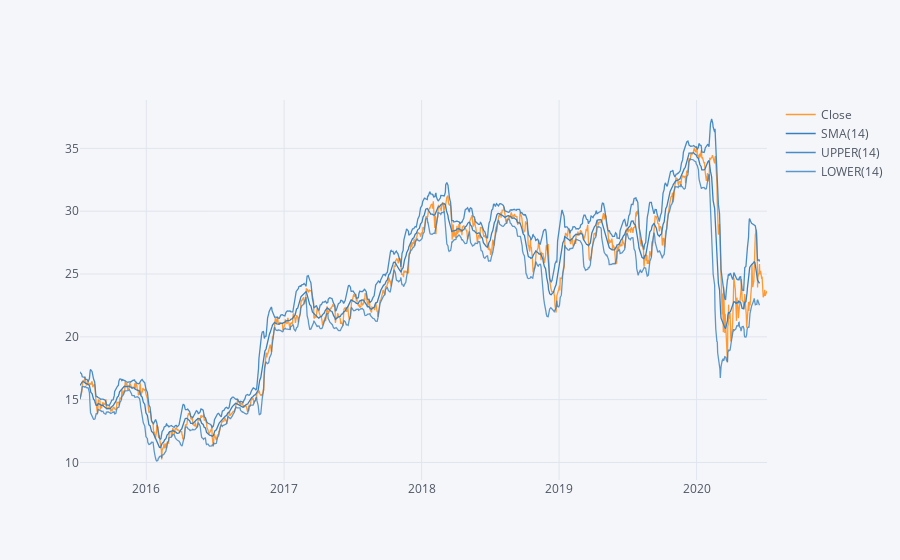

This figure's notebook cell:
### Markdown cell above
**Use .ta_plot(study='boll') to create a Bollinger Band Plot for Bank of America for the year 2015.**

### Code cell
BAC['Close'].ta_plot(study='boll')

### Figure 1 — Plotly figure (JSON) as saved in the notebook; plotly's stock layout.template omitted (floating-point values rounded to 4 significant figures; data arrays with more than 128 entries replaced by an {"elided": "..."} marker saying what was removed)
{"data": [{"line": {"color": "rgba(255, 153, 51, 1.0)", "dash": "solid", "shape": "linear", "width": 1.3}, "mode": "lines", "name": "Close", "text": "", "type": "scatter", "x": {"elided": "1257 str values"}, "y": {"elided": "1257 float values"}}, {"line": {"color": "rgba(55, 128, 191, 1.0)", "dash": "solid", "shape": "linear", "width": 1.3}, "mode": "lines", "name": "SMA(14)", "text": "", "type": "scatter", "x": {"elided": "1257 str values"}, "y": {"elided": "1257 mixed values"}}, {"line": {"color": "rgba(55, 128, 191, 0.8999999999999999)", "dash": "solid", "shape": "linear", "width": 1.3}, "mode": "lines", "name": "UPPER(14)", "text": "", "type": "scatter", "x": {"elided": "1257 str values"}, "y": {"elided": "1257 mixed values"}}, {"line": {"color": "rgba(55, 128, 191, 0.7999999999999998)", "dash": "solid", "shape": "linear", "width": 1.3}, "mode": "lines", "name": "LOWER(14)", "text": "", "type": "scatter", "x": {"elided": "1257 str values"}, "y": {"elided": "1257 mixed values"}}], "layout": {"legend": {"bgcolor": "#F5F6F9", "font": {"color": "#4D5663"}}, "paper_bgcolor": "#F5F6F9", "plot_bgcolor": "#F5F6F9", "title": {"font": {"color": "#4D5663"}}, "xaxis": {"gridcolor": "#E1E5ED", "showgrid": true, "tickfont": {"color": "#4D5663"}, "title": {"font": {"color": "#4D5663"}, "text": ""}, "zerolinecolor": "#E1E5ED"}, "yaxis": {"gridcolor": "#E1E5ED", "showgrid": true, "tickfont": {"color": "#4D5663"}, "title": {"font": {"color": "#4D5663"}, "text": ""}, "zerolinecolor": "#E1E5ED"}}}
